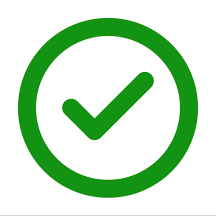
#> input picture ITCS159 Software Lab for Basic Scientific Problem Solving/Section1/check.png, 216 x 216 px
$ jupyter execute --allow-errors ITCS159-Section1-Quiz.ipynb   (older library calls are emulated)
#> lines starting #> are read from the running program, lines starting #| are printed output that depends on the picture
<center>
    <h1>Faculty of Information and Communication Technology</h1>
    <h1>Mahidol University</h1>
    <h2>ITCS159 Software Lab for Basic Scientific Problem Solving</h2>
    <h2>Quiz</h2>
</center>

<h4>Direction: This is an Open book examination. Please give the comments for all lines of code to show your understanding. Without the comments, the quiz will not be scored.</h4>

## Print your ID, your name, and section using Python here, e.g.,
## 6088159 Harry Potter Section: 1

6388003 Phuriwat Angkoondittaphong Section: 1

<h2>Import all necessary packages in the below cell</h2>

[cell 1]
import numpy as np
import pandas as pd
import matplotlib.pyplot as plt
from skimage import io, filters
import seaborn as sns
from sklearn.neighbors import KNeighborsClassifier
from sklearn import model_selection

<h2>Q1. Given the information of Wine (<a href='https://www.kaggle.com/brynja/wineuci'>Ref</a>) as presented in a file named <i>Wine.csv</i>. Please answer the following questions.</h2>

<h3>Q1.1. Show the first 10 data (1 point)</h3>

#> (a cell that did not finish here is left out)

<h3>Q1.2. Please use python to check and show whether there is any colum has null value (1 point)</h3>

#> (a cell that did not finish here is left out)

<h3>Q1.3. Please use Python to show statistics of this dataset in term of count, mean, max, min, and percentile (1 point)</h3>

#> (a cell that did not finish here is left out)

<h3>Q1.4. Using <i>Matplotlib</i> library to display the following output (2 points)</h3>

#> (a cell that did not finish here is left out)

<h3>Q1.5. You need to seperate the data in <i>ds</i> loaded in Q1.1 into 2 groups; Training and Testing, where test size is 0.2 and random seed is 5. Then, applying <i>K-nearest Neighbors techniques</i> classification technique from <i>sklearn</i> library to create a predictive model, where <i>n</i> is number of neighbors, using the training set. Note that <i>n</i> is the last digit of your student id. All atributes are considered as inputs. Then, using a prediction model to predict the class of wine in the testing set. (3 points)</h3>

#> (a cell that did not finish here is left out)

<h3>Q1.6. Write a python code to show the score of the predictive model. (1 point)</h3>

#> (a cell that did not finish here is left out)

<h3>Q1.7. Write a python code to show the confusion matrix. (1 point)</h3>

#> (a cell that did not finish here is left out)

<h2>Q2. Given a check RGB image. Use your python knowledge to answer the following sub-questions.</h2>

<h3>Q2.1 Please use Python to display the image. (2 points)</h3>

[cell 9]
img = io. imread ('check.png')
#> img is the input picture: shape (216, 216, 3); mean R, G, B 197.6, 228.5, 197.4
plt.imshow(img)

<h3>Q2.2 Write a python code to display the image as the following output? (1 point)</h3>

[cell 10]
red_check = img.copy()
red_check[..., 1] = 0
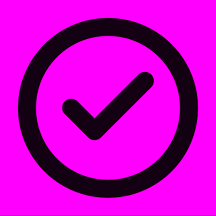
#> red_check: shape (216, 216, 3); mean R, G, B 197.6, 0, 197.4
red_check[..., 2] = 0
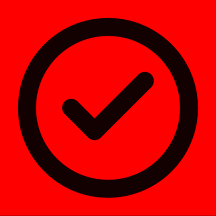
#> red_check: shape (216, 216, 3); mean R, G, B 197.6, 0, 0
plt.imshow(red_check)

<h3>Q2.3 Write a python code to blur the image with sigma = <i>n</i> degrees, where <i>n</i> is the last digit of your student id and display the output? (1 points)</h3>

[cell 11]
# my id is 6388003 -> sigma = 3
blurred_img = filters . gaussian (img , sigma=3 , multichannel=True )
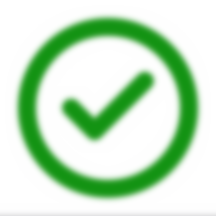
#> blurred_img: shape (216, 216, 3) float64; mean R, G, B 0.774, 0.896, 0.774
plt. imshow ( blurred_img )
